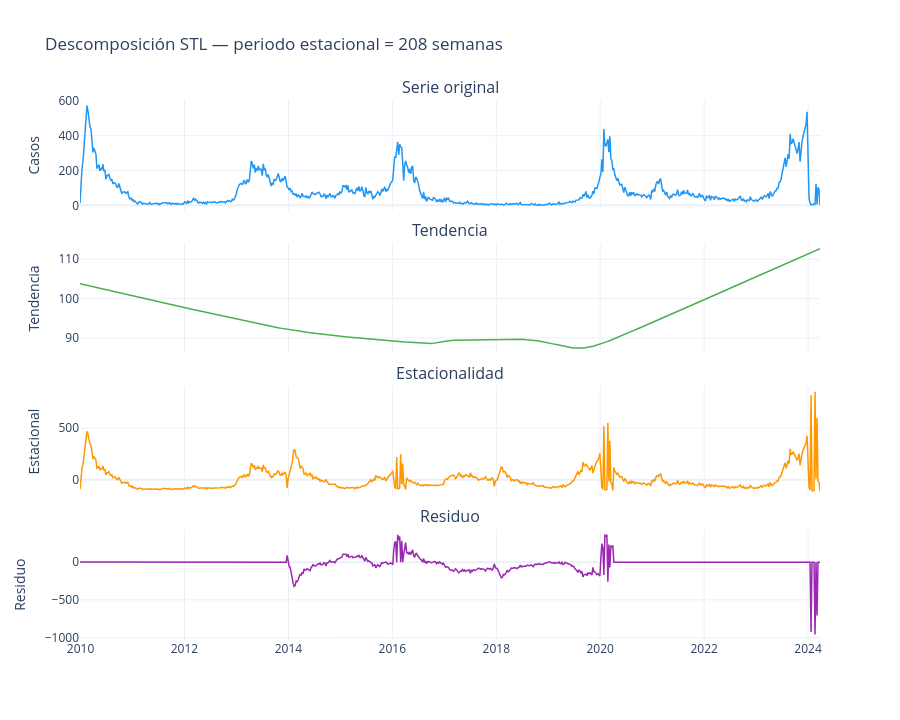

Notebook code for this chart:
### Markdown cell above
### 5.3 Descomposición STL

La descomposición STL separa la serie en tendencia, estacionalidad y residuo. Aquí se usa un período cuatrienal de 208 semanas para revisar si la dinámica está dominada por ciclos estacionales multianuales o por brotes y cambios de nivel.

### Code cell
stl_resultado = graficar_descomposicion_stl(df, periodo=ESTACIONALIDAD_CUATRIENAL)

### Figure 1 — Plotly figure (JSON) as saved in the notebook; plotly's stock layout.template omitted (floating-point values rounded to 4 significant figures; data arrays with more than 128 entries replaced by an {"elided": "..."} marker saying what was removed)
{"data": [{"line": {"color": "#2196F3", "width": 1.5}, "mode": "lines", "type": "scatter", "x": {"elided": "744 str values"}, "xaxis": "x", "y": {"elided": "744 float values"}, "yaxis": "y"}, {"line": {"color": "#4CAF50", "width": 1.5}, "mode": "lines", "type": "scatter", "x": {"elided": "744 str values"}, "xaxis": "x2", "y": {"elided": "744 float values"}, "yaxis": "y2"}, {"line": {"color": "#FF9800", "width": 1.5}, "mode": "lines", "type": "scatter", "x": {"elided": "744 str values"}, "xaxis": "x3", "y": {"elided": "744 float values"}, "yaxis": "y3"}, {"line": {"color": "#9C27B0", "width": 1.5}, "mode": "lines", "type": "scatter", "x": {"elided": "744 str values"}, "xaxis": "x4", "y": {"elided": "744 float values"}, "yaxis": "y4"}], "layout": {"annotations": [{"font": {"size": 16}, "showarrow": false, "text": "Serie original", "x": 0.5, "xanchor": "center", "xref": "paper", "y": 1, "yanchor": "bottom", "yref": "paper"}, {"font": {"size": 16}, "showarrow": false, "text": "Tendencia", "x": 0.5, "xanchor": "center", "xref": "paper", "y": 0.735, "yanchor": "bottom", "yref": "paper"}, {"font": {"size": 16}, "showarrow": false, "text": "Estacionalidad", "x": 0.5, "xanchor": "center", "xref": "paper", "y": 0.47, "yanchor": "bottom", "yref": "paper"}, {"font": {"size": 16}, "showarrow": false, "text": "Residuo", "x": 0.5, "xanchor": "center", "xref": "paper", "y": 0.205, "yanchor": "bottom", "yref": "paper"}], "height": 720, "showlegend": false, "title": {"text": "Descomposición STL — periodo estacional = 208 semanas"}, "xaxis": {"anchor": "y", "domain": [0, 1], "matches": "x4", "showticklabels": false}, "xaxis2": {"anchor": "y2", "domain": [0, 1], "matches": "x4", "showticklabels": false}, "xaxis3": {"anchor": "y3", "domain": [0, 1], "matches": "x4", "showticklabels": false}, "xaxis4": {"anchor": "y4", "domain": [0, 1]}, "yaxis": {"anchor": "x", "domain": [0.795, 1], "title": {"text": "Casos"}}, "yaxis2": {"anchor": "x2", "domain": [0.53, 0.735], "title": {"text": "Tendencia"}}, "yaxis3": {"anchor": "x3", "domain": [0.265, 0.47], "title": {"text": "Estacional"}}, "yaxis4": {"anchor": "x4", "domain": [0, 0.205], "title": {"text": "Residuo"}}}}
